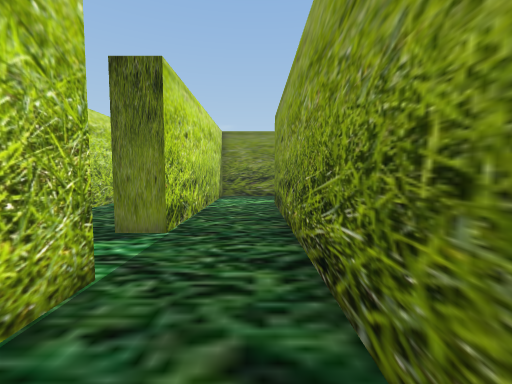
View 1 (above)

13 first-person views from a walk through a 3-D level made in the Unity game engine. The camera is 1.4 m above the floor, tilts 4° down and sees 90° across. The floor is counted in squares, 1 m on a side. Each view is taken from the middle of a square. On the plan, view 1 faces up. The plan holds only what a view shows up to about 13 squares ahead; the rest is blank. The place goes on beyond the plan.

View 2
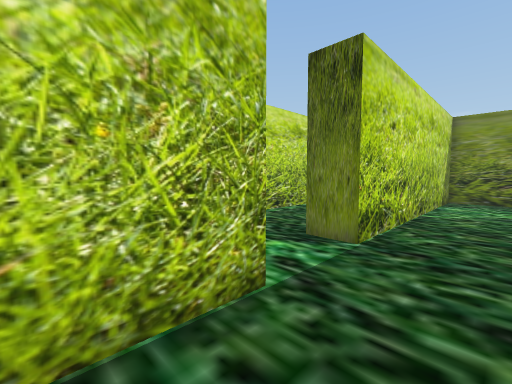

View 3
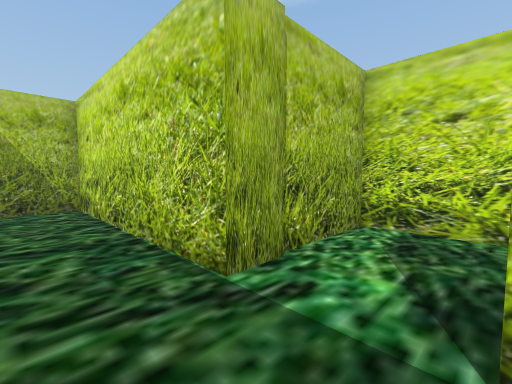

View 4
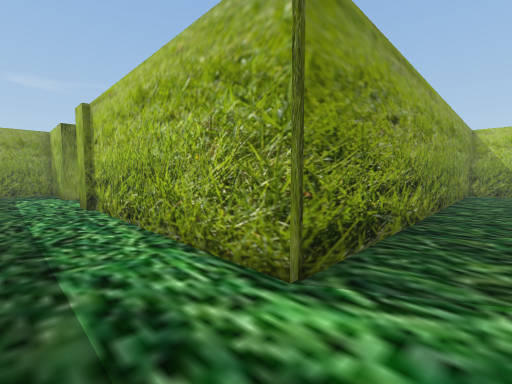

View 5
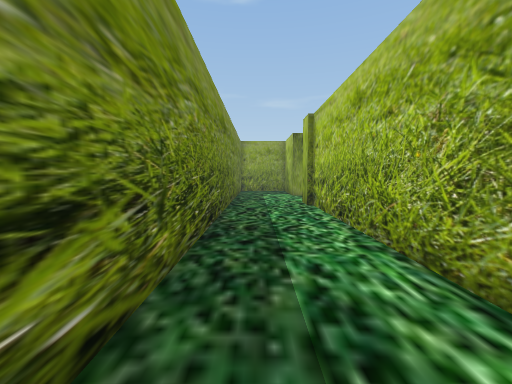

View 6
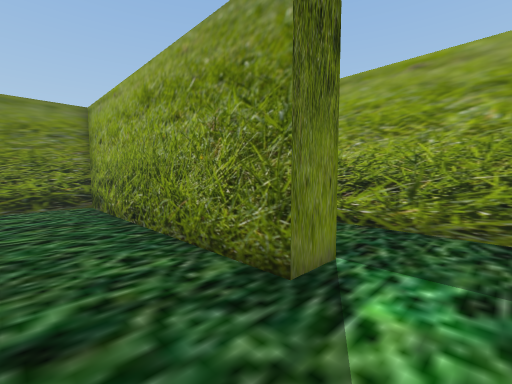

View 7
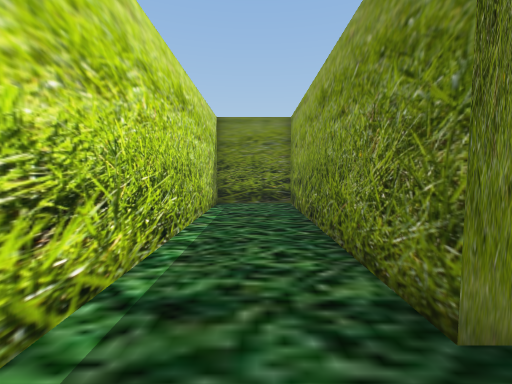

View 8
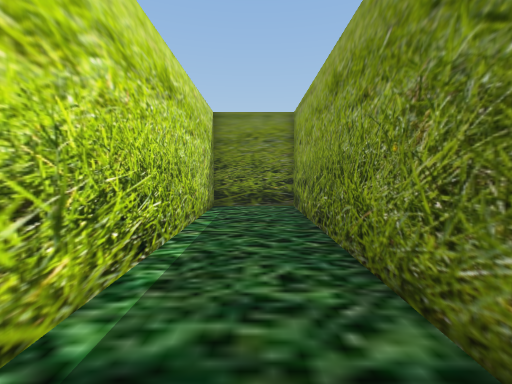

View 9
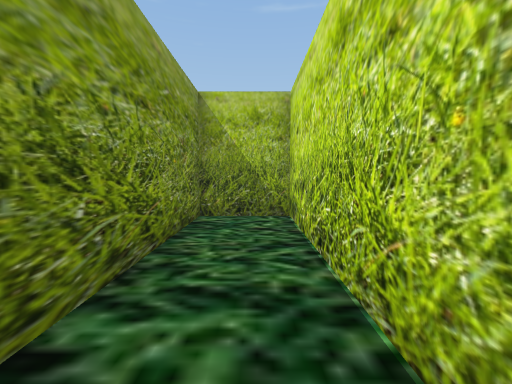

View 10
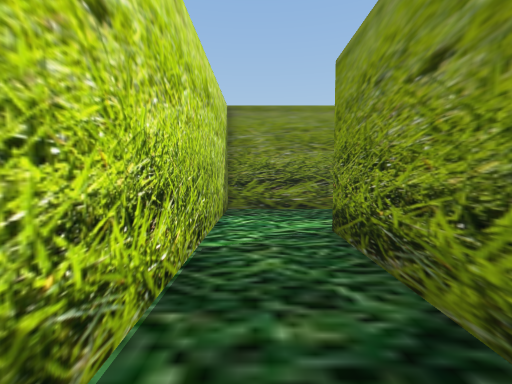

View 11
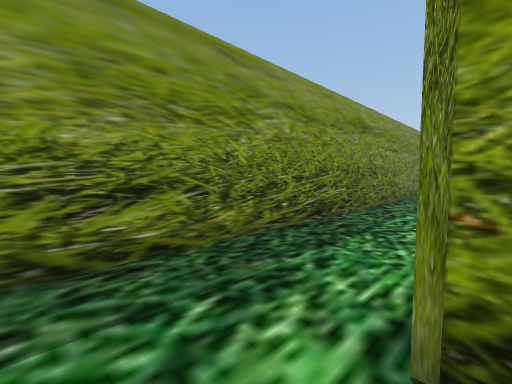

View 12
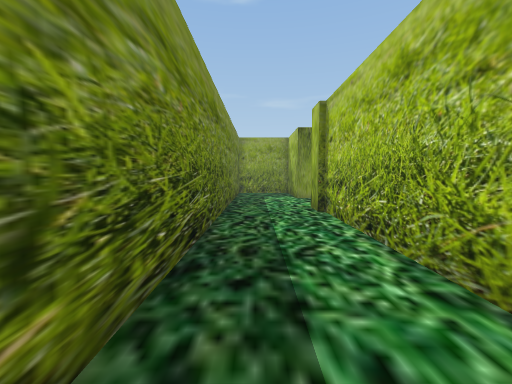

View 13
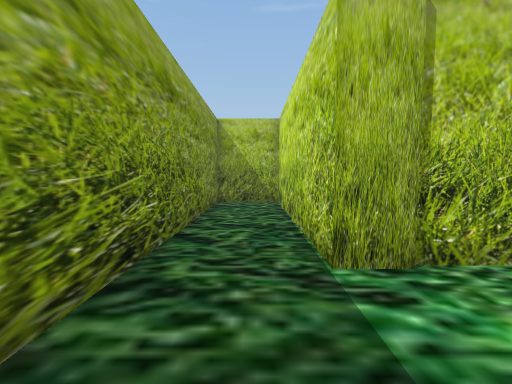

### Floor plan
Ten units are one square. View 1 is at (0, 0); x grows to the right and y downward. Boxes are objects, and circles mark ways between rooms. Rooms are numbered by the first view taken in them; rooms with no view inside come last. Other rooms are left out.
<svg viewBox="-73 -167 193 227">
<path fill="none" stroke="#000" d="M-21 -32 -21 55 9 55 9 -124 106 -124M105 -127 115 -127M115 -162 -21 -162 -21 -60M-21 -60 -33 -60 -33 -162 -68 -162 -68 -32 -21 -32"/>
<circle cx="-25" cy="-45" r="3" fill="#2a7"/>
<text x="0" y="-90">1</text>
<text x="-50" y="-90">2</text>
</svg>
Room 1 opens to room 2.

Where each view was taken, in squares from view 1:
view 1: 0 up, 0 right, facing up
view 2: 1 up, 0 right, facing up-left
view 3: 6 up, 0 right, facing down-left
view 4: 15 up, 1 left, facing down-right
view 5: 15 up, 1 left, facing right
view 6: 4 up, 6 left, facing up-right
view 7: 4 up, 5 left, facing up
view 8: 5 up, 5 left, facing up
view 9: 3 up, 1 left, facing down
view 10: 6 up, 1 left, facing up
view 11: 12 up, 1 left, facing up-right
view 12: 15 up, 1 right, facing right
view 13: 7 up, 1 left, facing down
